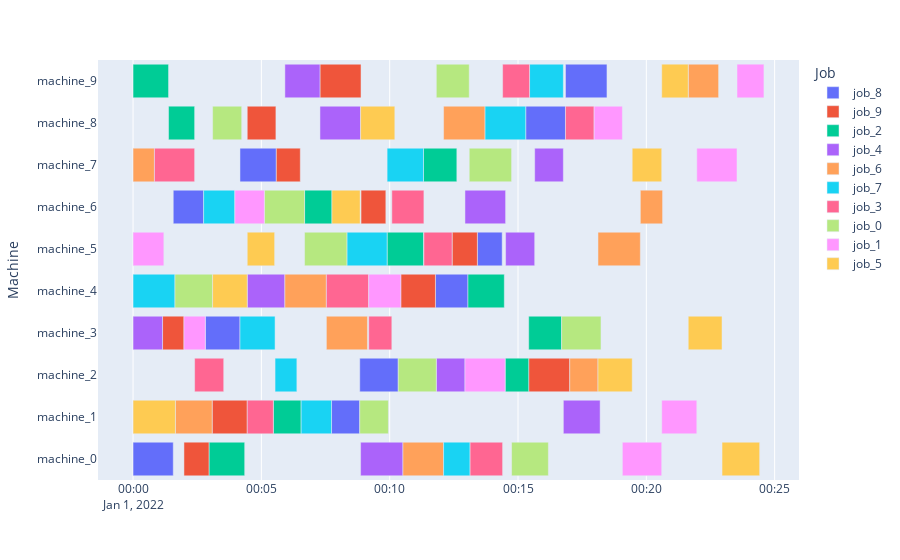

Write notebook code for a chart like this one.
### Code cell
import numpy as np
from src.jss_lite.jss_lite import jss_lite
t=np.empty((4,1),dtype=object)
import time
env=jss_lite(instance_path='resources/jsp_instances/standard/abz5.txt')


state=env.reset()
for i in range(99999):
    legal_action=env.get_legal_actions(state)
    action=np.random.choice(len(legal_action), 1, p=(legal_action / legal_action.sum()))[0]
    if action ==10:
        state, reward, done, info=env.step(action)

    else:
        state, reward, done, info=env.step(action)
    #print(action)
    #tmp=(env.processed_and_max_time_job_matrix)
    #print(env.count_finished_tasks_machine_matrix)
    #print(env.current_timestep)
    #env.render()
    if done==True:
        print(f"finished! no legal actions possible after {i} steps")
        break
env.render(x_bar="Job",y_bar="Machine")
prod=(env.production_list)    
print(env.count_finished_tasks_job_matrix)

print(env.count_finished_tasks_machine_matrix)

### Figure 1 — Plotly figure (JSON) as saved in the notebook; plotly's stock layout.template omitted (floating-point values rounded to 4 significant figures)
{"data": [{"alignmentgroup": "True", "base": ["2022-01-01T00:00:00", "2022-01-01T00:07:44", "2022-01-01T00:08:50", "2022-01-01T00:02:49", "2022-01-01T00:11:47", "2022-01-01T00:13:25", "2022-01-01T00:01:34", "2022-01-01T00:04:10", "2022-01-01T00:15:18", "2022-01-01T00:16:51"], "hovertemplate": "Job=job_8<br>Start=%{base}<br>Finish=%{x}<br>Machine=%{y}<extra></extra>", "legendgroup": "job_8", "marker": {"color": "#636efa", "pattern": {"shape": ""}}, "name": "job_8", "offsetgroup": "job_8", "orientation": "h", "showlegend": true, "textposition": "auto", "type": "bar", "x": [94000, 66000, 90000, 81000, 76000, 58000, 71000, 85000, 93000, 97000], "xaxis": "x", "y": ["machine_0", "machine_1", "machine_2", "machine_3", "machine_4", "machine_5", "machine_6", "machine_7", "machine_8", "machine_9"], "yaxis": "y"}, {"alignmentgroup": "True", "base": ["2022-01-01T00:01:59", "2022-01-01T00:03:05", "2022-01-01T00:15:25", "2022-01-01T00:01:09", "2022-01-01T00:10:26", "2022-01-01T00:12:26", "2022-01-01T00:08:53", "2022-01-01T00:05:35", "2022-01-01T00:04:27", "2022-01-01T00:07:17"], "hovertemplate": "Job=job_9<br>Start=%{base}<br>Finish=%{x}<br>Machine=%{y}<extra></extra>", "legendgroup": "job_9", "marker": {"color": "#EF553B", "pattern": {"shape": ""}}, "name": "job_9", "offsetgroup": "job_9", "orientation": "h", "showlegend": true, "textposition": "auto", "type": "bar", "x": [59000, 82000, 96000, 50000, 81000, 59000, 58000, 56000, 67000, 96000], "xaxis": "x", "y": ["machine_0", "machine_1", "machine_2", "machine_3", "machine_4", "machine_5", "machine_6", "machine_7", "machine_8", "machine_9"], "yaxis": "y"}, {"alignmentgroup": "True", "base": ["2022-01-01T00:02:58", "2022-01-01T00:05:28", "2022-01-01T00:14:30", "2022-01-01T00:15:25", "2022-01-01T00:13:03", "2022-01-01T00:09:54", "2022-01-01T00:06:41", "2022-01-01T00:11:19", "2022-01-01T00:01:23", "2022-01-01T00:00:00"], "hovertemplate": "Job=job_2<br>Start=%{base}<br>Finish=%{x}<br>Machine=%{y}<extra></extra>", "legendgroup": "job_2", "marker": {"color": "#00cc96", "pattern": {"shape": ""}}, "name": "job_2", "offsetgroup": "job_2", "orientation": "h", "showlegend": true, "textposition": "auto", "type": "bar", "x": [83000, 65000, 55000, 77000, 85000, 85000, 64000, 78000, 61000, 83000], "xaxis": "x", "y": ["machine_0", "machine_1", "machine_2", "machine_3", "machine_4", "machine_5", "machine_6", "machine_7", "machine_8", "machine_9"], "yaxis": "y"}, {"alignmentgroup": "True", "base": ["2022-01-01T00:08:52", "2022-01-01T00:16:46", "2022-01-01T00:11:49", "2022-01-01T00:00:00", "2022-01-01T00:04:27", "2022-01-01T00:14:31", "2022-01-01T00:12:56", "2022-01-01T00:15:39", "2022-01-01T00:07:17", "2022-01-01T00:05:55"], "hovertemplate": "Job=job_4<br>Start=%{base}<br>Finish=%{x}<br>Machine=%{y}<extra></extra>", "legendgroup": "job_4", "marker": {"color": "#ab63fa", "pattern": {"shape": ""}}, "name": "job_4", "offsetgroup": "job_4", "orientation": "h", "showlegend": true, "textposition": "auto", "type": "bar", "x": [99000, 86000, 67000, 69000, 88000, 68000, 95000, 67000, 95000, 82000], "xaxis": "x", "y": ["machine_0", "machine_1", "machine_2", "machine_3", "machine_4", "machine_5", "machine_6", "machine_7", "machine_8", "machine_9"], "yaxis": "y"}, {"alignmentgroup": "True", "base": ["2022-01-01T00:10:31", "2022-01-01T00:01:39", "2022-01-01T00:17:01", "2022-01-01T00:07:32", "2022-01-01T00:05:55", "2022-01-01T00:18:07", "2022-01-01T00:19:46", "2022-01-01T00:00:00", "2022-01-01T00:12:06", "2022-01-01T00:21:38"], "hovertemplate": "Job=job_6<br>Start=%{base}<br>Finish=%{x}<br>Machine=%{y}<extra></extra>", "legendgroup": "job_6", "marker": {"color": "#FFA15A", "pattern": {"shape": ""}}, "name": "job_6", "offsetgroup": "job_6", "orientation": "h", "showlegend": true, "textposition": "auto", "type": "bar", "x": [95000, 86000, 66000, 96000, 97000, 99000, 52000, 50000, 97000, 71000], "xaxis": "x", "y": ["machine_0", "machine_1", "machine_2", "machine_3", "machine_4", "machine_5", "machine_6", "machine_7", "machine_8", "machine_9"], "yaxis": "y"}, {"alignmentgroup": "True", "base": ["2022-01-01T00:12:06", "2022-01-01T00:06:33", "2022-01-01T00:05:32", "2022-01-01T00:04:10", "2022-01-01T00:00:00", "2022-01-01T00:08:20", "2022-01-01T00:02:45", "2022-01-01T00:09:54", "2022-01-01T00:13:43", "2022-01-01T00:15:27"], "hovertemplate": "Job=job_7<br>Start=%{base}<br>Finish=%{x}<br>Machine=%{y}<extra></extra>", "legendgroup": "job_7", "marker": {"color": "#19d3f3", "pattern": {"shape": ""}}, "name": "job_7", "offsetgroup": "job_7", "orientation": "h", "showlegend": true, "textposition": "auto", "type": "bar", "x": [62000, 71000, 51000, 82000, 98000, 94000, 73000, 85000, 95000, 79000], "xaxis": "x", "y": ["machine_0", "machine_1", "machine_2", "machine_3", "machine_4", "machine_5", "machine_6", "machine_7", "machine_8", "machine_9"], "yaxis": "y"}, {"alignmentgroup": "True", "base": ["2022-01-01T00:13:08", "2022-01-01T00:04:27", "2022-01-01T00:02:24", "2022-01-01T00:09:11", "2022-01-01T00:07:32", "2022-01-01T00:11:20", "2022-01-01T00:10:05", "2022-01-01T00:00:50", "2022-01-01T00:16:51", "2022-01-01T00:14:24"], "hovertemplate": "Job=job_3<br>Start=%{base}<br>Finish=%{x}<br>Machine=%{y}<extra></extra>", "legendgroup": "job_3", "marker": {"color": "#FF6692", "pattern": {"shape": ""}}, "name": "job_3", "offsetgroup": "job_3", "orientation": "h", "showlegend": true, "textposition": "auto", "type": "bar", "x": [76000, 61000, 68000, 54000, 99000, 66000, 75000, 94000, 67000, 63000], "xaxis": "x", "y": ["machine_0", "machine_1", "machine_2", "machine_3", "machine_4", "machine_5", "machine_6", "machine_7", "machine_8", "machine_9"], "yaxis": "y"}, {"alignmentgroup": "True", "base": ["2022-01-01T00:14:45", "2022-01-01T00:08:50", "2022-01-01T00:10:20", "2022-01-01T00:16:42", "2022-01-01T00:01:38", "2022-01-01T00:06:41", "2022-01-01T00:05:07", "2022-01-01T00:13:06", "2022-01-01T00:03:06", "2022-01-01T00:11:49"], "hovertemplate": "Job=job_0<br>Start=%{base}<br>Finish=%{x}<br>Machine=%{y}<extra></extra>", "legendgroup": "job_0", "marker": {"color": "#B6E880", "pattern": {"shape": ""}}, "name": "job_0", "offsetgroup": "job_0", "orientation": "h", "showlegend": true, "textposition": "auto", "type": "bar", "x": [86000, 67000, 89000, 92000, 88000, 99000, 94000, 99000, 68000, 77000], "xaxis": "x", "y": ["machine_0", "machine_1", "machine_2", "machine_3", "machine_4", "machine_5", "machine_6", "machine_7", "machine_8", "machine_9"], "yaxis": "y"}, {"alignmentgroup": "True", "base": ["2022-01-01T00:19:04", "2022-01-01T00:20:36", "2022-01-01T00:12:56", "2022-01-01T00:01:59", "2022-01-01T00:09:11", "2022-01-01T00:00:00", "2022-01-01T00:03:58", "2022-01-01T00:21:58", "2022-01-01T00:17:58", "2022-01-01T00:23:32"], "hovertemplate": "Job=job_1<br>Start=%{base}<br>Finish=%{x}<br>Machine=%{y}<extra></extra>", "legendgroup": "job_1", "marker": {"color": "#FF97FF", "pattern": {"shape": ""}}, "name": "job_1", "offsetgroup": "job_1", "orientation": "h", "showlegend": true, "textposition": "auto", "type": "bar", "x": [92000, 82000, 94000, 50000, 75000, 72000, 69000, 94000, 66000, 63000], "xaxis": "x", "y": ["machine_0", "machine_1", "machine_2", "machine_3", "machine_4", "machine_5", "machine_6", "machine_7", "machine_8", "machine_9"], "yaxis": "y"}, {"alignmentgroup": "True", "base": ["2022-01-01T00:22:57", "2022-01-01T00:00:00", "2022-01-01T00:18:07", "2022-01-01T00:21:38", "2022-01-01T00:03:06", "2022-01-01T00:04:27", "2022-01-01T00:07:45", "2022-01-01T00:19:27", "2022-01-01T00:08:52", "2022-01-01T00:20:36"], "hovertemplate": "Job=job_5<br>Start=%{base}<br>Finish=%{x}<br>Machine=%{y}<extra></extra>", "legendgroup": "job_5", "marker": {"color": "#FECB52", "pattern": {"shape": ""}}, "name": "job_5", "offsetgroup": "job_5", "orientation": "h", "showlegend": true, "textposition": "auto", "type": "bar", "x": [88000, 99000, 80000, 79000, 81000, 64000, 66000, 69000, 80000, 62000], "xaxis": "x", "y": ["machine_0", "machine_1", "machine_2", "machine_3", "machine_4", "machine_5", "machine_6", "machine_7", "machine_8", "machine_9"], "yaxis": "y"}], "layout": {"barmode": "overlay", "legend": {"title": {"text": "Job"}, "tracegroupgap": 0}, "margin": {"t": 60}, "xaxis": {"anchor": "y", "domain": [0, 1], "type": "date"}, "yaxis": {"anchor": "x", "domain": [0, 1], "title": {"text": "Machine"}}}}
